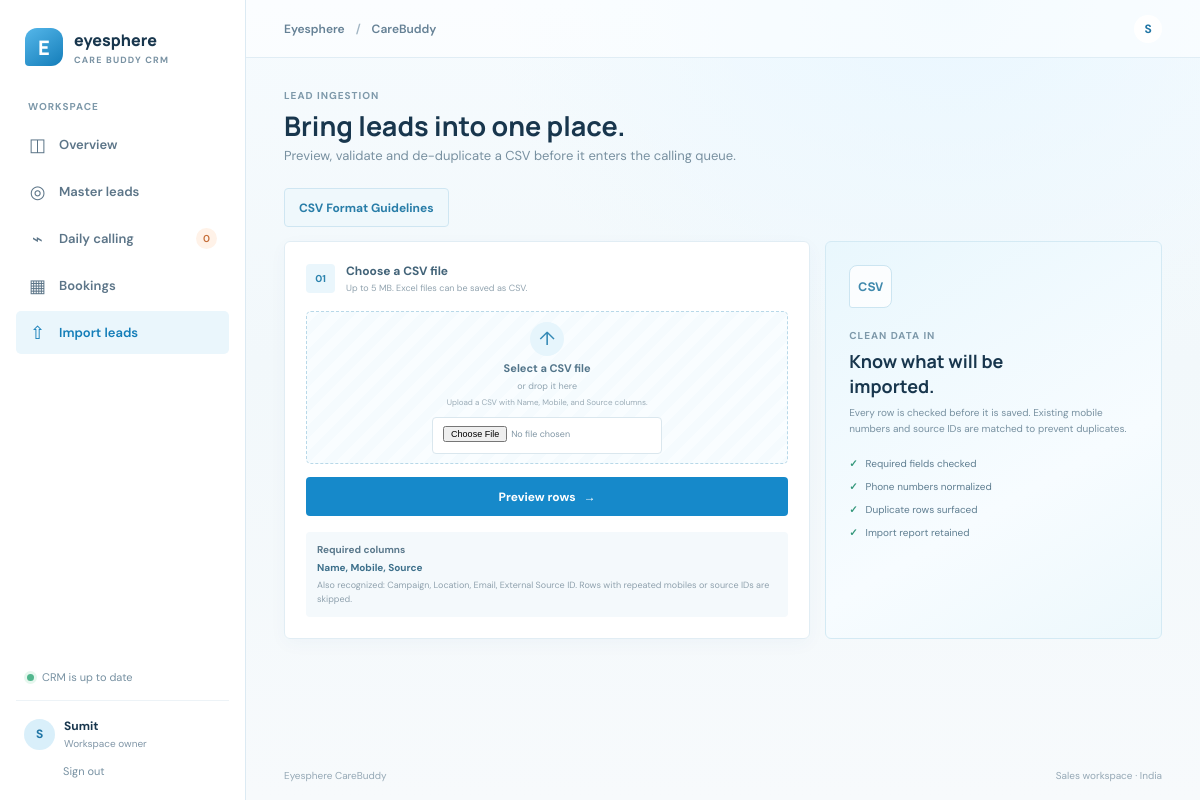
The page /import/ (signed in) on the database as committed earlier.
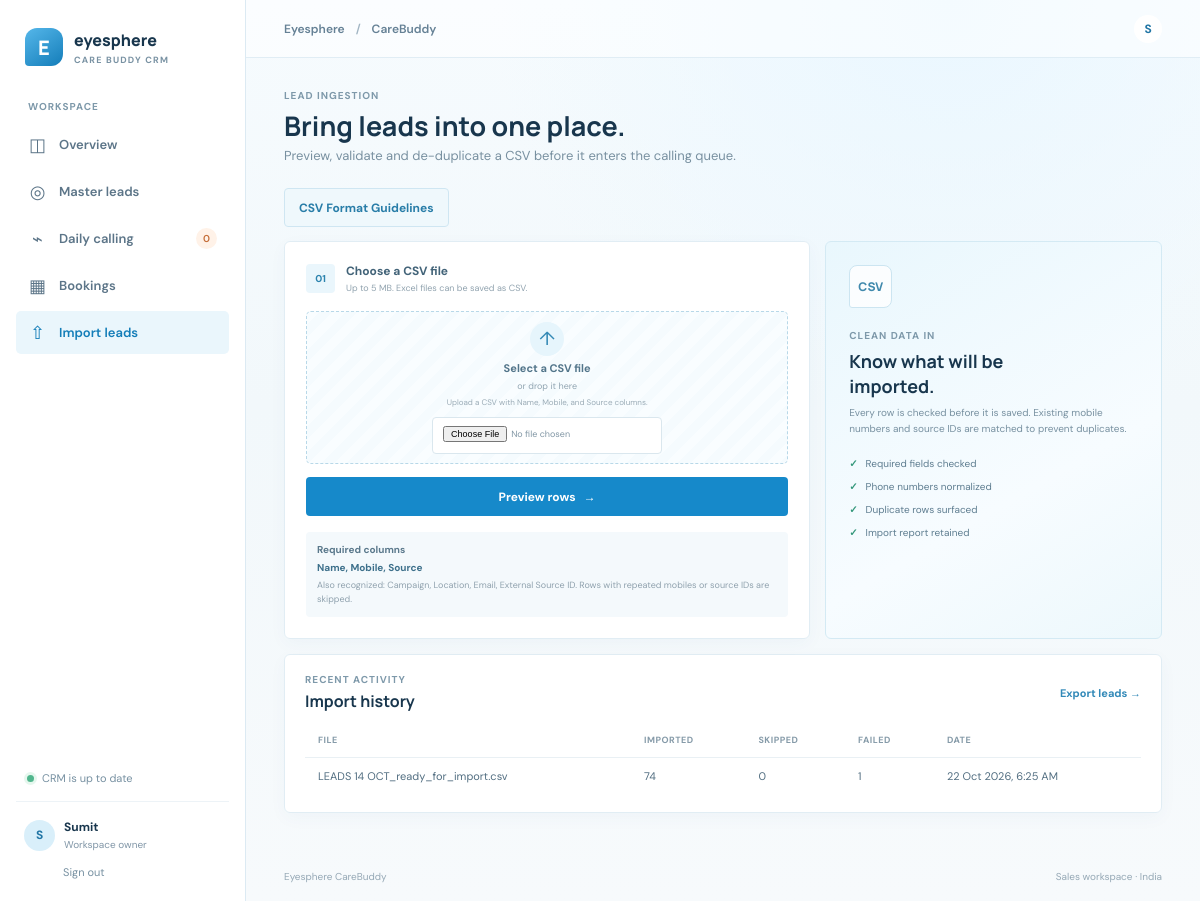
The same page on the database as committed later.
### lead/models.py (models this page shows, shortened)
class ImportJob(models.Model):
    file_name = models.CharField(max_length=255)
    rows_read = models.PositiveIntegerField(default=0)
    rows_imported = models.PositiveIntegerField(default=0)
    rows_skipped = models.PositiveIntegerField(default=0)
    rows_failed = models.PositiveIntegerField(default=0)
    errors = models.JSONField(default=list)
    created_at = models.DateTimeField(default=timezone.now, editable=False)

### lead/views.py (the view, shortened to what this page needs)
# urls.py: path('import/', views.import_leads, name='lead_import'),
@login_required
def import_leads(request):
	form = CSVUploadForm(request.POST or None, request.FILES or None)
	return render(request, 'lead/import.html', {'form': form, 'recent_jobs': ImportJob.objects.all()[:5]})

### lead/forms.py (shortened to what this page needs)
class CSVUploadForm(StyledFormMixin, forms.Form):
    file = forms.FileField(help_text='Upload a CSV with Name, Mobile, and Source columns.')
    def __init__(self, *args, **kwargs):
        super().__init__(*args, **kwargs)
        self.apply_styles()

### lead/context_processors.py (called while the page is built)
def crm_counts(request):
    if not request.user.is_authenticated:
        return {}
    due_count = Lead.objects.filter(next_follow_up__lte=timezone.now()).exclude(
        status__in=(Lead.Status.CONVERTED, Lead.Status.REJECTED, Lead.Status.WASTE),
    ).count()
    return {'sidebar_due_count': due_count}

### lead/forms.py (called while the page is built)
    def apply_styles(self):
        for field in self.fields.values():
            existing = field.widget.attrs.get('class', '')
            field.widget.attrs['class'] = f'{existing} field-control'.strip()

### lead/templates/lead/import.html (shortened to what this page needs)
{% extends 'lead/base.html' %}
{% block content %}
<div class="page-heading"><div class="eyebrow">LEAD INGESTION</div><h1>Bring leads into one place.</h1><p>Preview, validate and de-duplicate a CSV before it enters the calling queue.</p></div>
<details class="csv-guidelines"><summary class="button button-secondary">CSV Format Guidelines</summary></details>
<div class="import-layout"><section class="panel import-panel"><div class="import-step"><span>01</span><div><strong>Choose a CSV file</strong><small>Up to 5 MB. Excel files can be saved as CSV.</small></div></div><form method="post" enctype="multipart/form-data" class="import-form">{% csrf_token %}{% if form.file.errors %}<div class="form-errors">{{ form.file.errors }}</div>{% endif %}<label class="upload-zone" for="{{ form.file.id_for_label }}"><span class="upload-symbol">↑</span><strong>Select a CSV file</strong><span>or drop it here</span><small>{{ form.file.help_text }}</small>{{ form.file }}</label><button class="button button-primary button-wide" type="submit">Preview rows <span>→</span></button></form><div class="import-note"><strong>Required columns</strong><span>Name, Mobile, Source</span><small>Also recognized: Campaign, Location, Email, External Source ID. Rows with repeated mobiles or source IDs are skipped.</small></div></section>
<aside class="import-aside"><div class="import-aside-mark">CSV</div><div class="eyebrow">CLEAN DATA IN</div><h2>Know what will be imported.</h2><p>Every row is checked before it is saved. Existing mobile numbers and source IDs are matched to prevent duplicates.</p><div class="import-check"><span>✓</span>Required fields checked</div><div class="import-check"><span>✓</span>Phone numbers normalized</div><div class="import-check"><span>✓</span>Duplicate rows surfaced</div><div class="import-check"><span>✓</span>Import report retained</div></aside></div>
{% if recent_jobs %}<section class="panel recent-imports"><div class="panel-heading"><div><div class="eyebrow">RECENT ACTIVITY</div><h2>Import history</h2></div><a class="text-link" href="{% url 'export_csv' %}">Export leads →</a></div><div class="table-scroll"><table class="data-table"><thead><tr><th>FILE</th><th>IMPORTED</th><th>SKIPPED</th><th>FAILED</th><th>DATE</th></tr></thead><tbody>{% for job in recent_jobs %}<tr><td>{{ job.file_name }}</td><td>{{ job.rows_imported }}</td><td>{{ job.rows_skipped }}</td><td>{{ job.rows_failed }}</td><td>{{ job.created_at|date:'d M Y, g:i A' }}</td></tr>{% endfor %}</tbody></table></div></section>{% endif %}
{% endblock %}

Rows that differ between the two databases and show on the page:
added ImportJob: file_name "LEADS 14 OCT_ready_for_import.csv", rows_imported "74", rows_skipped "0", rows_failed "1", created_at "22 Oct 2026, 6:25 AM"
Other text that changed with them:
text now shown: "RECENT ACTIVITY Import history Export leads → FILE IMPORTED SKIPPED FAILED DATE"
